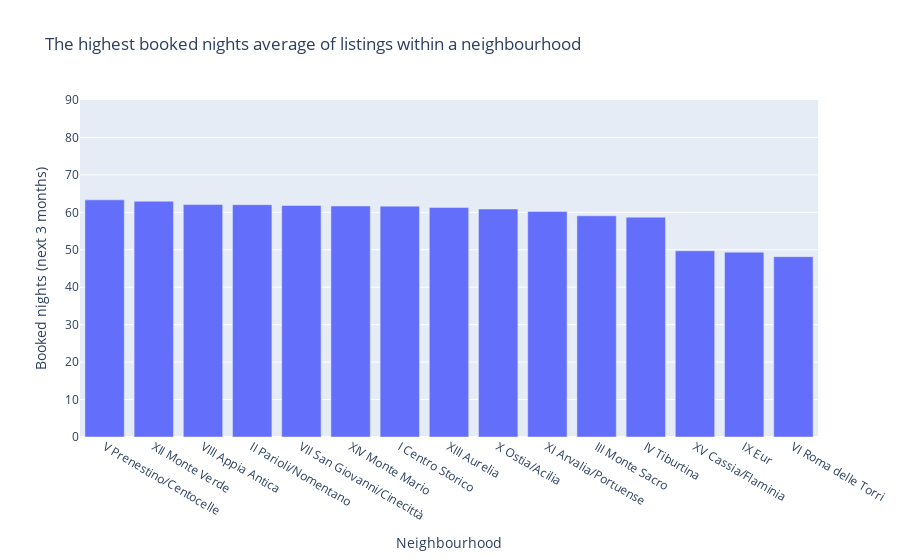

The notebook cell saved with this chart:
### Markdown cell above
#### what neighbourhoods have highest averege of booked nights over the next 3 month ?

### Code cell
temp=romeListings.groupby("neighbourhood_cleansed")["expected_booked_nights_coming_3m"].mean().sort_values(ascending=False).head(50)
fig = px.bar(x = temp.keys(), y = temp.values, title = "The highest booked nights average of listings within a neighbourhood", labels={
	"y": "Booked nights (next 3 months)",
	"x": "Neighbourhood"
},range_y=[0,90])
fig.show()

### Figure 1 — Plotly figure (JSON) as saved in the notebook; plotly's stock layout.template omitted (floating-point values rounded to 4 significant figures)
{"data": [{"alignmentgroup": "True", "hovertemplate": "Neighbourhood=%{x}<br>Booked nights (next 3 months)=%{y}<extra></extra>", "legendgroup": "", "marker": {"color": "#636efa", "pattern": {"shape": ""}}, "name": "", "offsetgroup": "", "orientation": "v", "showlegend": false, "textposition": "auto", "type": "bar", "x": ["V Prenestino/Centocelle", "XII Monte Verde", "VIII Appia Antica", "II Parioli/Nomentano", "VII San Giovanni/Cinecittà", "XIV Monte Mario", "I Centro Storico", "XIII Aurelia", "X Ostia/Acilia", "XI Arvalia/Portuense", "III Monte Sacro", "IV Tiburtina", "XV Cassia/Flaminia", "IX Eur", "VI Roma delle Torri"], "xaxis": "x", "y": [63.33, 62.97, 62.08, 62.06, 61.85, 61.69, 61.66, 61.3, 60.88, 60.23, 59.07, 58.71, 49.73, 49.36, 48.16], "yaxis": "y"}], "layout": {"barmode": "relative", "legend": {"tracegroupgap": 0}, "title": {"text": "The highest booked nights average of listings within a neighbourhood"}, "xaxis": {"anchor": "y", "domain": [0, 1], "title": {"text": "Neighbourhood"}}, "yaxis": {"anchor": "x", "domain": [0, 1], "range": [0, 90], "title": {"text": "Booked nights (next 3 months)"}}}}
